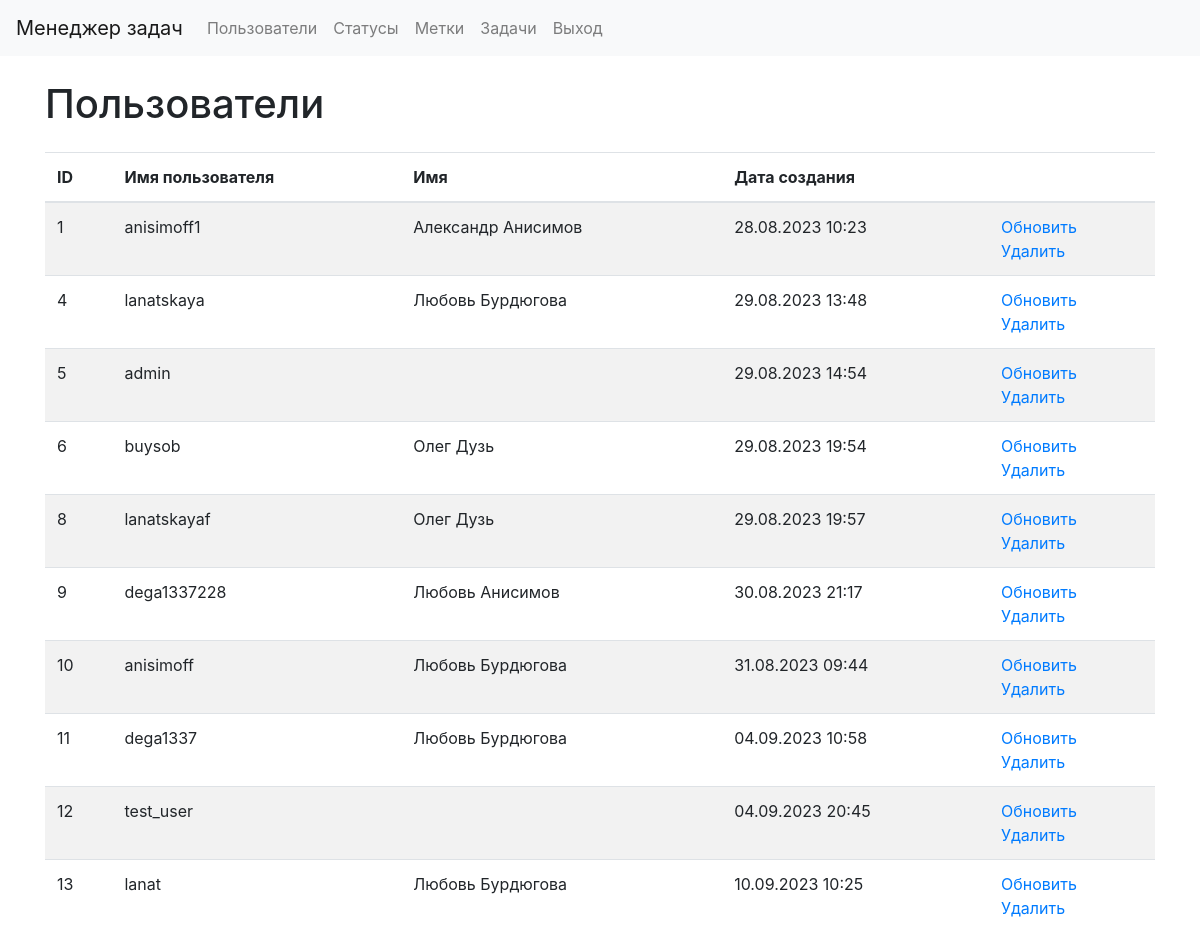
Page /users/ (signed in) on the committed database.
### users/models.py (models this page shows, shortened)
class CustomUsers(AbstractUser):
    first_name = models.CharField(max_length=255, default="")
    last_name = models.CharField(max_length=255, default="")

### users/views.py (the view)
# urls.py: path('', UserList.as_view(), name="users_list"),
class UserList(DataMixin, ListView):
    model = CustomUsers
    template_name = "users/users_list.html"
    context_object_name = "users"
    def get_context_data(self, *, object_list=None, **kwargs):
        context = super().get_context_data(**kwargs)
        c_def = self.get_user_context(title=_("Users"))
        return context | c_def
    def get_queryset(self):
        return CustomUsers.objects.all()

### task_manager/utils.py (called while the page is built)
    def get_user_context(self, **kwargs):
        context = kwargs
        user_menu = menu.copy()
        if self.request.user.is_authenticated:
            user_menu.pop(4)
            user_menu.pop(4)
        if not self.request.user.is_authenticated:
            user_menu.pop(1)
            user_menu.pop(1)
            user_menu.pop(1)
            user_menu.pop(3)
        context['menu'] = user_menu
        return context

### task_manager/templates/users/users_list.html (shortened to what this page needs)
{% extends 'layout.html' %}
{% load bootstrap4 %}
{% block content %}
{% load i18n %}
<div class="container wrapper flex-grow-1">
    <h1 class="my-4">{% trans "Users" %}</h1>
    <table class="table table-striped">
        <thead>
            <tr>
                <th>ID</th>
                <th>{% trans "Username" %}</th>
                <th>{% trans "Full name" %}</th>
                <th>{% trans "Creation date" %}</th>
                <th></th>
            </tr>
        </thead>
        <tbody>
            {% for user in users %}
            <tr>
                <td> {{ user.id }} </td>
                <td> {{ user.username }} </td>
                <td> {{ user.first_name}} {{ user.last_name }} </td>
                <td> {{ user.date_joined|date:"d.m.Y H:i" }} </td>
                <td>
                    <a href="{% url "users_update" user.id %}">{% trans "Update" %}</a>
                    <br>
                    <a href="{% url "users_delete" user.id %}">{% trans "Delete" %}</a>
                </td>
            </tr>
            {% endfor %}
        </tbody>
    </table>
</div>
{% endblock %}

### rows in the picture
CustomUsers: id "1", username "anisimoff1", first_name "Александр", last_name "Анисимов", date_joined "28.08.2023 10:23"
CustomUsers: id "4", username "lanatskaya", first_name "Любовь", last_name "Бурдюгова", date_joined "29.08.2023 13:48"
CustomUsers: id "5", username "admin", date_joined "29.08.2023 14:54"
CustomUsers: id "6", username "buysob", first_name "Олег", last_name "Дузь", date_joined "29.08.2023 19:54"
CustomUsers: id "8", username "lanatskayaf", first_name "Олег", last_name "Дузь", date_joined "29.08.2023 19:57"
CustomUsers: id "9", username "dega1337228", first_name "Любовь", last_name "Анисимов", date_joined "30.08.2023 21:17"
CustomUsers: id "10", username "anisimoff", first_name "Любовь", last_name "Бурдюгова", date_joined "31.08.2023 09:44"
CustomUsers: id "11", username "dega1337", first_name "Любовь", last_name "Бурдюгова", date_joined "04.09.2023 10:58"
CustomUsers: id "12", username "test_user", date_joined "04.09.2023 20:45"
CustomUsers: id "13", username "lanat", first_name "Любовь", last_name "Бурдюгова", date_joined "10.09.2023 10:25"

### other values in the picture
{{ menu_tag.title }} "Пользователи" "Статусы" "Метки" "Задачи" "Выход"
